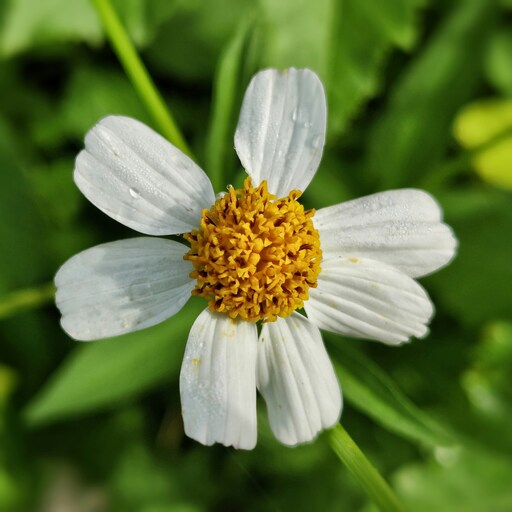
%> input picture flower.jpg, 512 x 512 px
$ octave Upsampling_Interpolation.m   (GNU Octave 9; MATLAB toolbox functions it lacks are replaced by stand-ins)
%> lines starting %> are read from the running program, lines starting %| are printed output that depends on the picture
% Image Zooming using Interpolation Techniques
% when zooming a low-resolution grayscale image back to a higher resolution.

clear all; close all; clc;

% Read the original color image
OriginalImage = imread('flower.jpg');
%> OriginalImage is the input picture: size 512x512x3 uint8; mean R, G, B 96.9, 116.5, 60

% Convert the image to grayscale
grayImage = im2gray(OriginalImage);
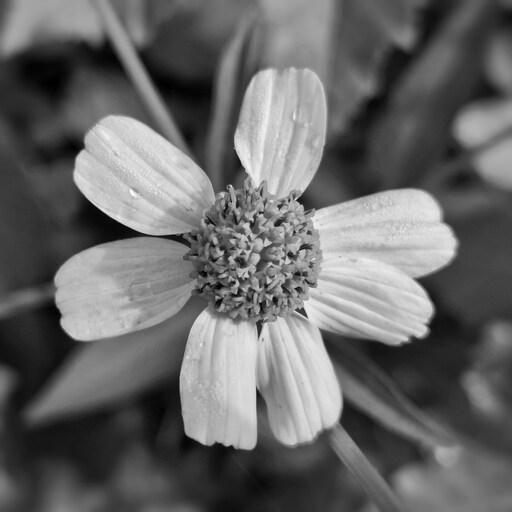
%> grayImage: size 512x512 uint8; min 0, max 254, mean 104.2

% Downsample the grayscale image to 25% of its original size
lowResImage = imresize(grayImage, 0.25);  % Approx. 128 × 128 since the original was 512 × 512
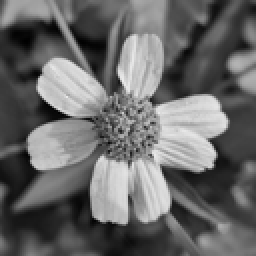
%> lowResImage: size 128x128 uint8 (shown 2 times larger); min 0, max 236, mean 104.2

% Display the low-resolution image
figure;
imshow(lowResImage);
title('Low-Resolution Image (128 × 128)');

% Interpolation Technique 1: Nearest Neighbor
nearestInterp = imresize(lowResImage, [512, 512], 'nearest');
figure;
imshow(nearestInterp);
title('Zoomed Image using Nearest Neighbor Interpolation (512 × 512)');

% Interpolation Technique 2: Bilinear
bilinearInterp = imresize(lowResImage, [512, 512], 'bilinear');
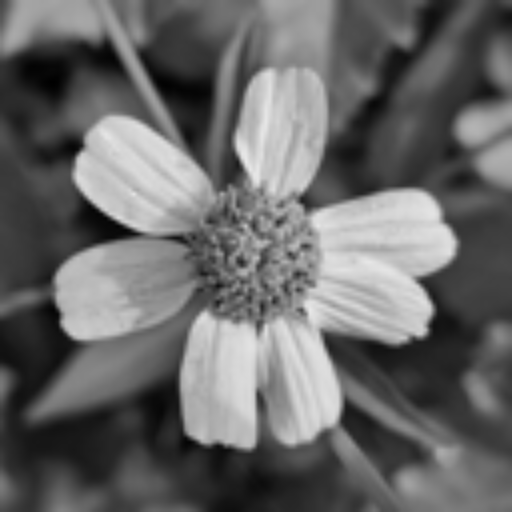
%> bilinearInterp: size 512x512 uint8; min 0, max 233, mean 104.2
figure;
imshow(bilinearInterp);
title('Zoomed Image using Bilinear Interpolation (512 × 512)');

% Interpolation Technique 3: Bicubic
bicubicInterp = imresize(lowResImage, [512, 512], 'bicubic');
figure;
imshow(bicubicInterp);
title('Zoomed Image using Bicubic Interpolation (512 × 512)');

figure
montage({nearestInterp, bilinearInterp, bicubicInterp}, 'Size', [1, 3]);
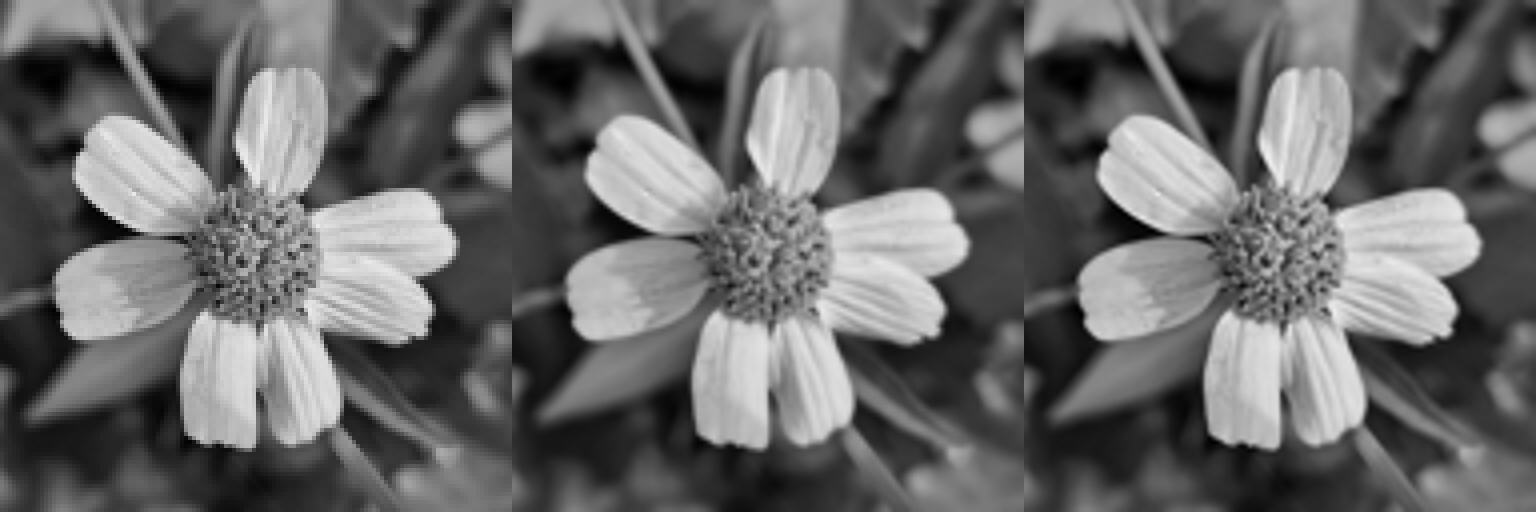
%> displayed picture: size 512x1536, on the screen's scale of 0 to 255; min 0, max 239, mean 104.2
title('Zoomed to 512 × 512: Nearest (Left) | Bilinear (Center) | Bicubic (Right)');

$ run again, with lemon.jpg copied over flower.jpg
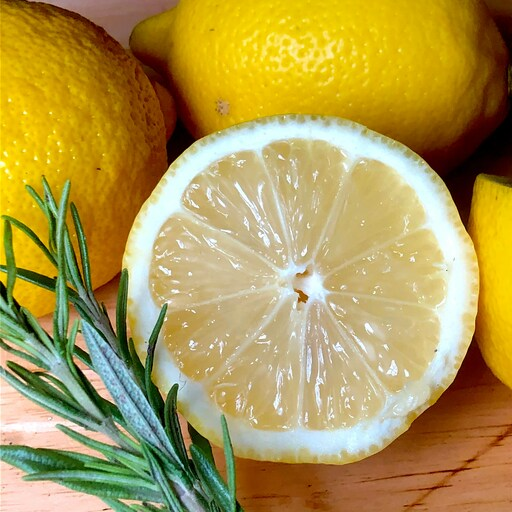
%> input picture lemon.jpg, 512 x 512 px
%> OriginalImage is the input picture: size 512x512x3 uint8; mean R, G, B 174.6, 152.7, 80.8
%> `nearestInterp = imresize(lowResImage, [512, 512], 'nearest');`:
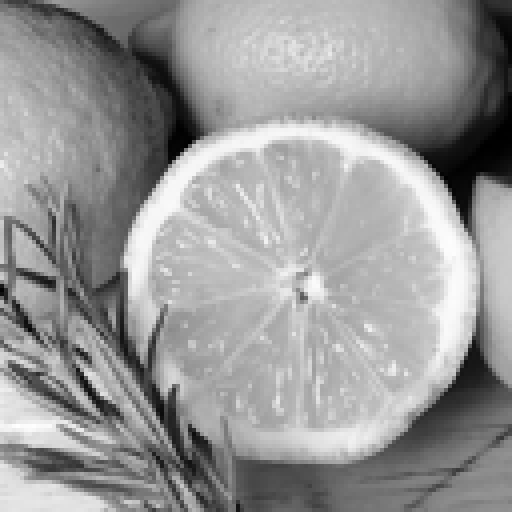
%> nearestInterp: size 512x512 uint8; min 0, max 255, mean 151; mean of the top-left, top-right, bottom-left and bottom-right quarters 143.5, 156.1, 145.1, 159.5
%> `montage({nearestInterp, bilinearInterp, bicubicInterp}, 'Size', [1, 3]);`:
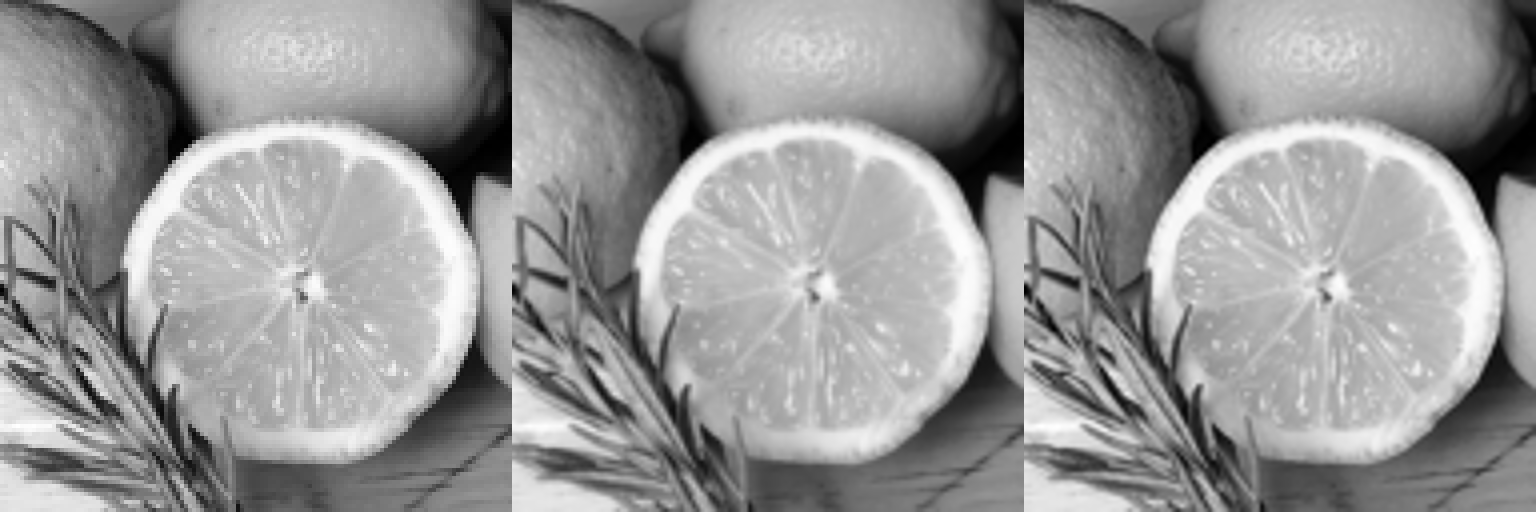
%> displayed picture: size 512x1536, on the screen's scale of 0 to 255; min 0, max 255, mean 151
